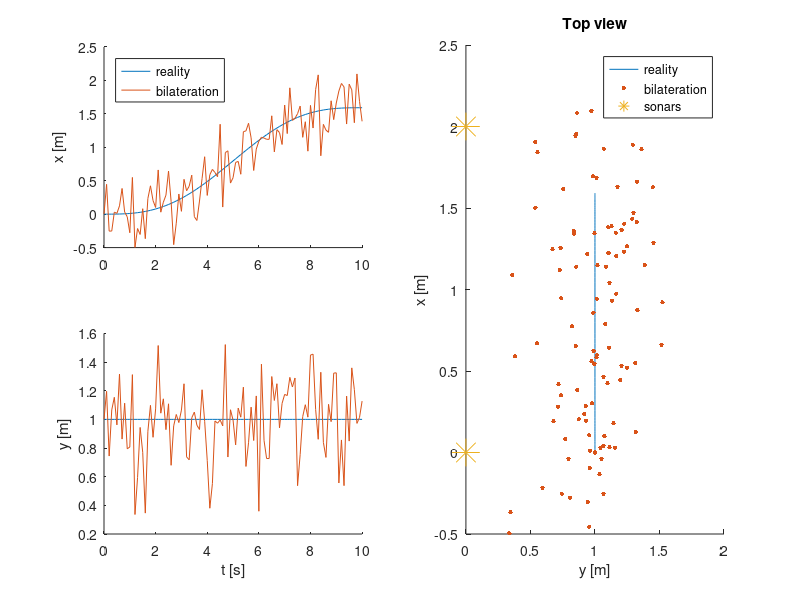

This chart was generated by the following MATLAB code:
close all;
clear all;
pkg load statistics;

dt = 0.1;
t = [0:dt:10];
n = length(t);
A = 0.1;
Shift = 1/5*pi;
a = A*sin(t*Shift);
x = -A/Shift^2*sin(t*Shift) + A/Shift*t;
y = ones(1, n);

varS = 0.0625;
u = 2;
r1 = sqrt(x.^2 + y.^2) + normrnd(0, sqrt(varS), 1, n);
r2 = sqrt((u-x).^2 + y.^2) + normrnd(0, sqrt(varS), 1, n);

xs = (r1.^2 - r2.^2 + u^2) / (2*u);
ys = sqrt(r1.^2 - (r1.^2 - r2.^2 + u^2).^2 / (4*u^2));

xs(1) = x(1);
ys(1) = y(1);

for i=2:n
    if imag(ys(i))
        xs(i) = xs(i-1);
        ys(i) = ys(i-1);
    end
end

printf("varTx = %f\n", var(x-xs));
printf("varTy = %f\n", var(y-ys));

figure();

subplot(2, 2, 1);
hold on;
ylabel("x [m]");
plot(t, x);
plot(t, xs);
legend("reality", "bilateration", "location", "northwest");

subplot(2, 2, 3);
hold on;
ylabel("y [m]");
xlabel("t [s]");
plot(t, y);
plot(t, ys);

subplot(2, 2, [2 4]);
hold on;
title("Top view");
xlabel("y [m]");
ylabel("x [m]");
plot(y, x);
plot(ys, xs, '.', "markersize", 10);
plot([0,0], [0,u], '*', "markersize", 20);
legend("reality", "bilateration", "sonars");

